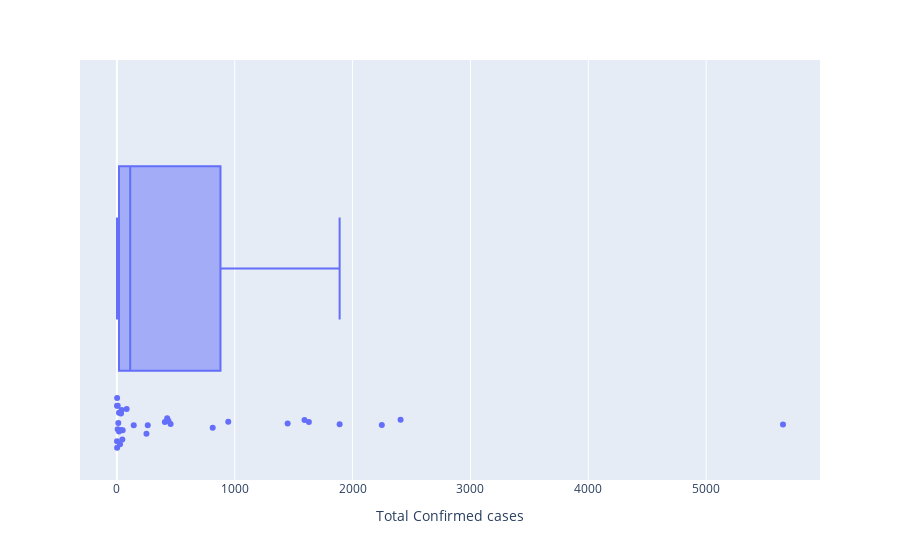

Notebook code for this chart:
### Code cell
fig = px.box(df, x= "Total Confirmed cases", points = "all")
fig.show()

### Figure 1 — Plotly figure (JSON) as saved in the notebook; plotly's stock layout.template omitted (floating-point values rounded to 4 significant figures)
{"data": [{"alignmentgroup": "True", "boxpoints": "all", "hovertemplate": "Total Confirmed cases=%{x}<extra></extra>", "legendgroup": "", "marker": {"color": "#636efa"}, "name": "", "notched": false, "offsetgroup": "", "orientation": "h", "showlegend": false, "type": "box", "x": [18, 813, 1, 35, 143, 27, 36, 2248, 7, 2407, 262, 40, 407, 49, 427, 438, 18, 1592, 5652, 2, 12, 1, 83, 7, 251, 1890, 1629, 945, 2, 46, 1449, 456], "x0": " ", "xaxis": "x", "y0": " ", "yaxis": "y"}], "layout": {"boxmode": "group", "legend": {"tracegroupgap": 0}, "margin": {"t": 60}, "xaxis": {"anchor": "y", "domain": [0, 1], "title": {"text": "Total Confirmed cases"}}, "yaxis": {"anchor": "x", "domain": [0, 1]}}}
